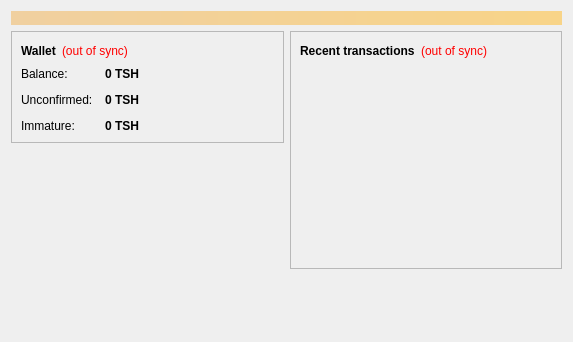
<?xml version="1.0" encoding="UTF-8"?>
<ui version="4.0">
 <class>OverviewPage</class>
 <widget class="QWidget" name="OverviewPage">
  <property name="geometry">
   <rect>
    <x>0</x>
    <y>0</y>
    <width>573</width>
    <height>342</height>
   </rect>
  </property>
  <property name="windowTitle">
   <string>Form</string>
  </property>
  <layout class="QVBoxLayout" name="topLayout">
   <item>
    <widget class="QLabel" name="labelAlerts">
     <property name="visible">
      <bool>false</bool>
     </property>
     <property name="styleSheet">
      <string notr="true">background-color: qlineargradient(x1: 0, y1: 0, x2: 1, y2: 0, stop:0 #F0D0A0, stop:1 #F8D488); color:#000000;</string>
     </property>
     <property name="wordWrap">
      <bool>true</bool>
     </property>
     <property name="margin">
      <number>3</number>
     </property>
    </widget>
   </item>
   <item>
    <layout class="QHBoxLayout" name="horizontalLayout" stretch="1,1">
     <item>
      <layout class="QVBoxLayout" name="verticalLayout_2">
       <item>
        <widget class="QFrame" name="frame">
         <property name="frameShape">
          <enum>QFrame::StyledPanel</enum>
         </property>
         <property name="frameShadow">
          <enum>QFrame::Raised</enum>
         </property>
         <layout class="QVBoxLayout" name="verticalLayout_4">
          <item>
           <layout class="QHBoxLayout" name="horizontalLayout_4">
            <item>
             <widget class="QLabel" name="label_5">
              <property name="font">
               <font>
                <weight>75</weight>
                <bold>true</bold>
               </font>
              </property>
              <property name="text">
               <string>Wallet</string>
              </property>
             </widget>
            </item>
            <item>
             <widget class="QLabel" name="labelWalletStatus">
              <property name="toolTip">
               <string>The displayed information may be out of date. Your wallet automatically synchronizes with the Tasoha network after a connection is established, but this process has not completed yet.</string>
              </property>
              <property name="styleSheet">
               <string notr="true">QLabel { color: red; }</string>
              </property>
              <property name="text">
               <string notr="true">(out of sync)</string>
              </property>
              <property name="alignment">
               <set>Qt::AlignLeading|Qt::AlignLeft|Qt::AlignVCenter</set>
              </property>
             </widget>
            </item>
            <item>
             <spacer name="horizontalSpacer_2">
              <property name="orientation">
               <enum>Qt::Horizontal</enum>
              </property>
              <property name="sizeHint" stdset="0">
               <size>
                <width>40</width>
                <height>20</height>
               </size>
              </property>
             </spacer>
            </item>
           </layout>
          </item>
          <item>
           <layout class="QFormLayout" name="formLayout_2">
            <property name="fieldGrowthPolicy">
             <enum>QFormLayout::AllNonFixedFieldsGrow</enum>
            </property>
            <property name="horizontalSpacing">
             <number>12</number>
            </property>
            <property name="verticalSpacing">
             <number>12</number>
            </property>
            <item row="0" column="0">
             <widget class="QLabel" name="label">
              <property name="text">
               <string>Balance:</string>
              </property>
             </widget>
            </item>
            <item row="0" column="1">
             <widget class="QLabel" name="labelBalance">
              <property name="font">
               <font>
                <weight>75</weight>
                <bold>true</bold>
               </font>
              </property>
              <property name="cursor">
               <cursorShape>IBeamCursor</cursorShape>
              </property>
              <property name="toolTip">
               <string>Your current balance</string>
              </property>
              <property name="text">
               <string notr="true">0 TSH</string>
              </property>
              <property name="textInteractionFlags">
               <set>Qt::LinksAccessibleByMouse|Qt::TextSelectableByKeyboard|Qt::TextSelectableByMouse</set>
              </property>
             </widget>
            </item>
            <item row="1" column="0">
             <widget class="QLabel" name="label_3">
              <property name="text">
               <string>Unconfirmed:</string>
              </property>
             </widget>
            </item>
            <item row="1" column="1">
             <widget class="QLabel" name="labelUnconfirmed">
              <property name="font">
               <font>
                <weight>75</weight>
                <bold>true</bold>
               </font>
              </property>
              <property name="cursor">
               <cursorShape>IBeamCursor</cursorShape>
              </property>
              <property name="toolTip">
               <string>Total of transactions that have yet to be confirmed, and do not yet count toward the current balance</string>
              </property>
              <property name="text">
               <string notr="true">0 TSH</string>
              </property>
              <property name="textInteractionFlags">
               <set>Qt::LinksAccessibleByMouse|Qt::TextSelectableByKeyboard|Qt::TextSelectableByMouse</set>
              </property>
             </widget>
            </item>
            <item row="2" column="0">
             <widget class="QLabel" name="labelImmatureText">
              <property name="text">
               <string>Immature:</string>
              </property>
             </widget>
            </item>
            <item row="2" column="1">
             <widget class="QLabel" name="labelImmature">
              <property name="font">
               <font>
                <weight>75</weight>
                <bold>true</bold>
               </font>
              </property>
              <property name="toolTip">
               <string>Mined balance that has not yet matured</string>
              </property>
              <property name="text">
               <string notr="true">0 TSH</string>
              </property>
              <property name="textInteractionFlags">
               <set>Qt::LinksAccessibleByMouse|Qt::TextSelectableByKeyboard|Qt::TextSelectableByMouse</set>
              </property>
             </widget>
            </item>
           </layout>
          </item>
         </layout>
        </widget>
       </item>
       <item>
        <spacer name="verticalSpacer">
         <property name="orientation">
          <enum>Qt::Vertical</enum>
         </property>
         <property name="sizeHint" stdset="0">
          <size>
           <width>20</width>
           <height>40</height>
          </size>
         </property>
        </spacer>
       </item>
      </layout>
     </item>
     <item>
      <layout class="QVBoxLayout" name="verticalLayout_3">
       <item>
        <widget class="QFrame" name="frame_2">
         <property name="frameShape">
          <enum>QFrame::StyledPanel</enum>
         </property>
         <property name="frameShadow">
          <enum>QFrame::Raised</enum>
         </property>
         <layout class="QVBoxLayout" name="verticalLayout">
          <item>
           <layout class="QHBoxLayout" name="horizontalLayout_2">
            <item>
             <widget class="QLabel" name="label_4">
              <property name="text">
               <string>&lt;b&gt;Recent transactions&lt;/b&gt;</string>
              </property>
             </widget>
            </item>
            <item>
             <widget class="QLabel" name="labelTransactionsStatus">
              <property name="toolTip">
               <string>The displayed information may be out of date. Your wallet automatically synchronizes with the Tasoha network after a connection is established, but this process has not completed yet.</string>
              </property>
              <property name="styleSheet">
               <string notr="true">QLabel { color: red; }</string>
              </property>
              <property name="text">
               <string notr="true">(out of sync)</string>
              </property>
              <property name="alignment">
               <set>Qt::AlignRight|Qt::AlignTrailing|Qt::AlignVCenter</set>
              </property>
             </widget>
            </item>
            <item>
             <spacer name="horizontalSpacer">
              <property name="orientation">
               <enum>Qt::Horizontal</enum>
              </property>
              <property name="sizeHint" stdset="0">
               <size>
                <width>40</width>
                <height>20</height>
               </size>
              </property>
             </spacer>
            </item>
           </layout>
          </item>
          <item>
           <widget class="QListView" name="listTransactions">
            <property name="styleSheet">
             <string notr="true">QListView { background: transparent; }</string>
            </property>
            <property name="frameShape">
             <enum>QFrame::NoFrame</enum>
            </property>
            <property name="verticalScrollBarPolicy">
             <enum>Qt::ScrollBarAlwaysOff</enum>
            </property>
            <property name="horizontalScrollBarPolicy">
             <enum>Qt::ScrollBarAlwaysOff</enum>
            </property>
            <property name="selectionMode">
             <enum>QAbstractItemView::NoSelection</enum>
            </property>
           </widget>
          </item>
         </layout>
        </widget>
       </item>
       <item>
        <spacer name="verticalSpacer_2">
         <property name="orientation">
          <enum>Qt::Vertical</enum>
         </property>
         <property name="sizeHint" stdset="0">
          <size>
           <width>20</width>
           <height>40</height>
          </size>
         </property>
        </spacer>
       </item>
      </layout>
     </item>
    </layout>
   </item>
  </layout>
 </widget>
 <resources/>
 <connections/>
</ui>
